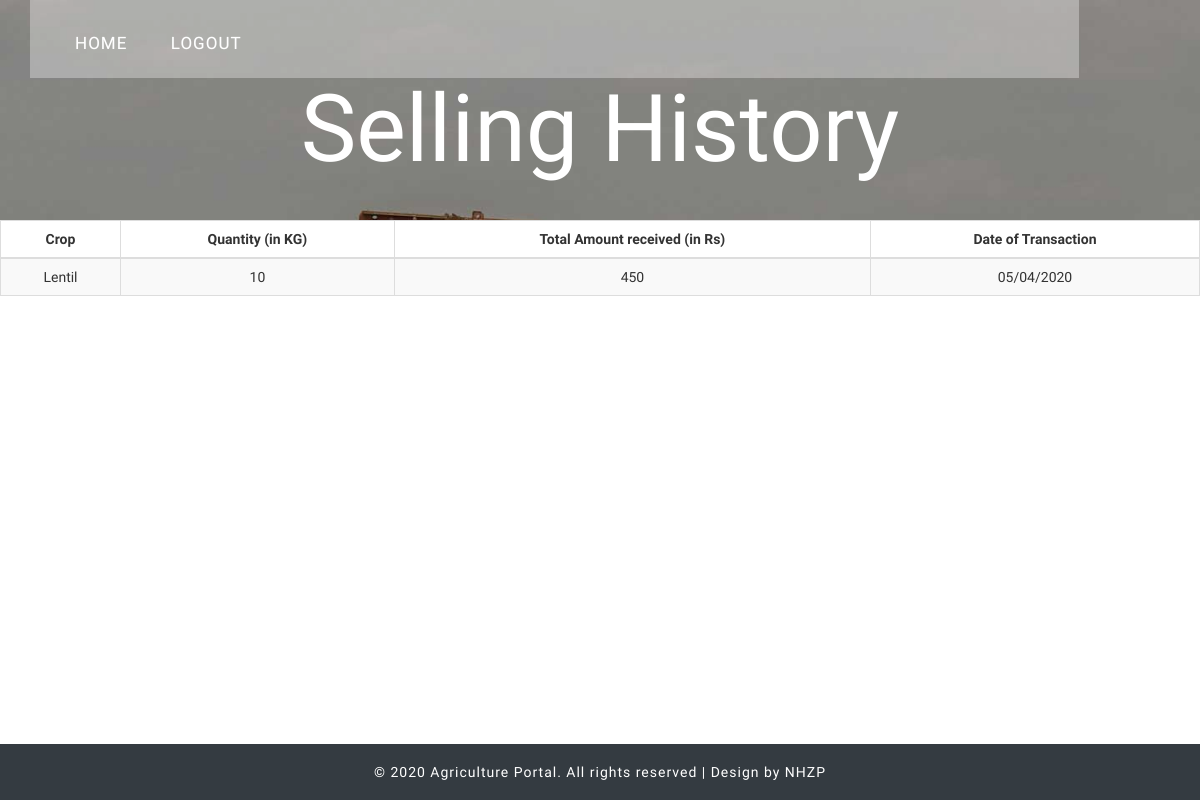
/farmer_history.php (signed in), run on an earlier commit of the app's database.
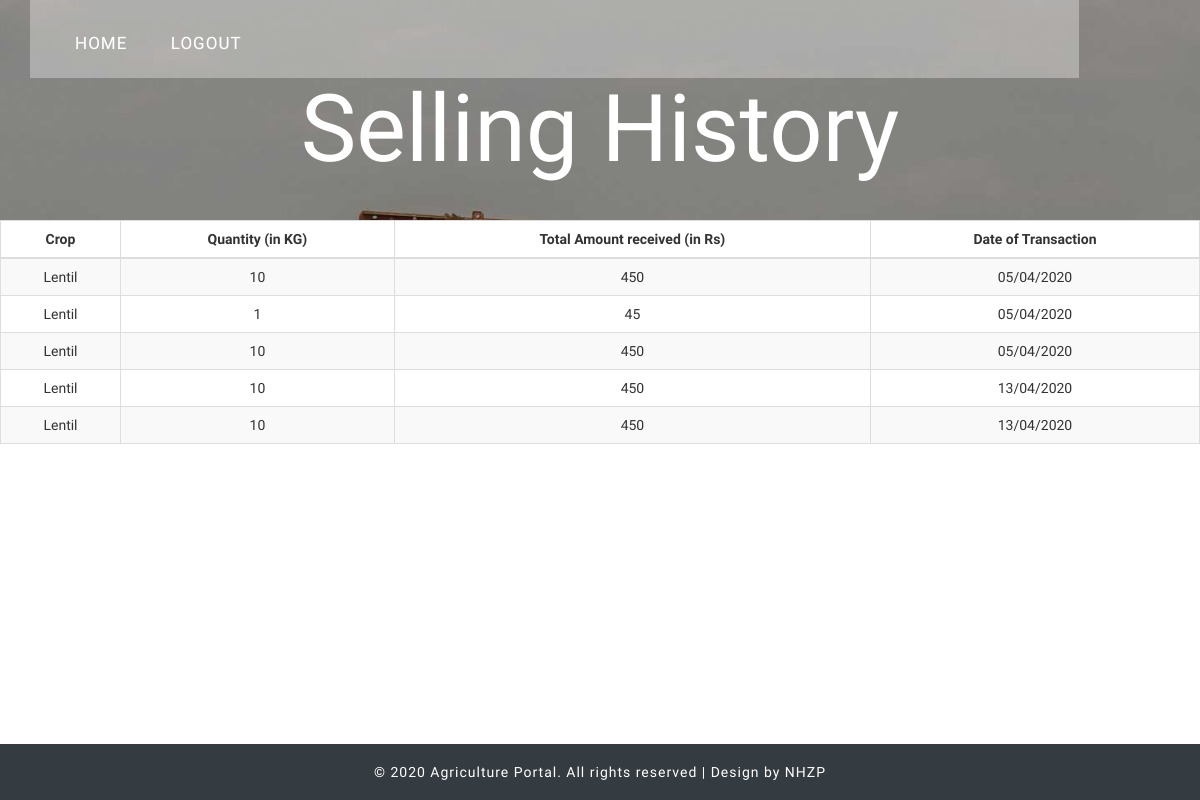
And on a later commit of the database.
### tables this page shows
CREATE TABLE `farmer_history` (
  `History_id` int(11) NOT NULL,
  `farmer_id` int(50) NOT NULL,
  `farmer_crop` varchar(255) NOT NULL,
  `farmer_quantity` int(50) NOT NULL,
  `farmer_price` int(50) NOT NULL,
  `date` varchar(100) NOT NULL
);

### farmer_history.php (the view, shortened to what this page needs)
<?php
$userlogin=$_SESSION['farmer_login_user'];
$servername="localhost";
$username="root";
$password="";
$dbname="agriculture_portal";
$conn =mysqli_connect($servername, $username, $password, $dbname);
$query1="SELECT * FROM farmerlogin WHERE email='".$userlogin."' ";
$result1=mysqli_query($conn,$query1);
$row=mysqli_fetch_array($result1);
$farmer_id=$row['farmer_id'];
$sql = "SELECT farmer_crop, farmer_quantity, farmer_price, `date` FROM farmer_history WHERE farmer_id='".$farmer_id."' ";
$result = mysqli_query($conn, $sql);
?>
<!DOCTYPE html>
<html>
<head>
<link rel="stylesheet" href="css/myprofilecss.css">
<link rel="stylesheet" href="//netdna.bootstrapcdn.com/font-awesome/4.5.0/css/font-awesome.min.css">
<link rel="stylesheet" href="css/build.css">
<link rel="stylesheet" href="css/myprofileupload.css">
<link href="css/bootstrap.css" rel='stylesheet' type='text/css' />
<link rel="stylesheet" href="https://use.fontawesome.com/releases/v5.8.2/css/all.css">
<link href="misc/pnotify.css" rel="stylesheet">
<link href="misc/pnotify.brighttheme.css" rel="stylesheet">
<link href="css/style.css" rel="stylesheet" type="text/css" media="all" />
<link href="css/pnotify.css" rel="stylesheet">
<link href="css/pnotify.brighttheme.css" rel="stylesheet">
</head>
<body>
	<div class="header-banner" style="min-height:220px">
		<div class="container">
			<div class="header-top">
				<div class="top-menu">
					<ul>
					<nav class="cl-effect-13">
						<li><a href="farmer_index.php">Home</a></li>
						<li><a href="php/logout.php">Logout</a></li>
					</nav>
					</ul>
				</div>
				<div class="clearfix"></div>
			</div>
			<div class="banner-info text-center">
				<h1><a href="farmer_history.php">Selling History</a></h1>
			</div>
		</div>
	</div>
<table class="table table-striped table-bordered table-responsive-md btn-table">
<thead>
<tr>
    <th><center>Crop</center></th>
    <th><center>Quantity (in KG)</center></th>
    <th><center>Total Amount received (in Rs)</center></th>
    <th><center>Date of Transaction</center></th>
</tr>
</thead>
<tbody>
<?php
while($row = $result->fetch_assoc()) {
    $cropname=ucfirst($row["farmer_crop"]);
    $cropquantity=$row["farmer_quantity"];
    $cropprice=$row["farmer_price"];
    $currentdate=$row['date'];
echo "<tr>";
    echo "<td><center>$cropname</center></td>";
    echo "<td><center>$cropquantity</center></td>";
    echo "<td><center>$cropprice</center></td>";
    echo "<td><center>$currentdate</center></td>";
echo "</tr>";
}
?>
</tbody>
</table>
	<div class="footer" style="position:absolute;width:100%; bottom:0;">
		<div class="container">
			<div class="copyright text-center">
				<p>&copy; 2020 Agriculture Portal. All rights reserved | Design by NHZP </a></p>
			</div>
		</div>
	</div>
</body>
</html>

### css/style.css (style rules this page uses)
body { padding:0; margin:0; font-family: 'Oswald', sans-serif; background:#FFF; }
body a { transition:0.5s all; -webkit-transition:0.5s all; -moz-transition:0.5s all; -o-transition:0.5s all; -ms-transition:0.5s all; }
h1,h2,h3,h4,h5,h6 { margin:0; }
p { margin:0; }
ul { margin:0; padding:0; }
.header-banner { background:url('../images/banner.jpg') no-repeat; background-size:cover; -webkit-background-size:cover; -o-background-size:cover; -ms-background-size:cover; -moz-background-size:cover; min-height:900px; }
.top-menu { float:left; margin-top:9px; }
nav a { position: relative; display: inline-block; outline: none; color: #fff; text-decoration: none; text-transform: uppercase; letter-spacing: 1px; font-weight: 400; text-shadow: 0 0 1px rgba(255,255,255,0.3); font-size: 1.35em; }
.cl-effect-13 a { -webkit-transition: color 0.3s; -moz-transition: color 0.3s; transition: color 0.3s; }
.cl-effect-13 a::before { position: absolute; top: 50%; left: 50%; color: transparent; content: '.'; text-shadow: 0 0 transparent; font-size: 1.2em; -webkit-transition: text-shadow 0.3s, color 0.3s; -moz-transition: text-shadow 0.3s, color 0.3s; transition: text-shadow 0.3s, color 0.3s; -webkit-transform: translateX(-50%); -moz-transform: translateX(-50%); transform: translateX(-50%); pointer-events: none; }
.top-menu ul li { display:inline-block; }
.top-menu ul li a { color:#fff; text-transform:uppercase; font-weight:400; font-size:17px; text-decoration:none; margin:0 20px; font-family: 'Oswald', sans-serif; }
.header-top { background: rgba(255, 255, 255, 0.32); padding: 2em 30px; float: left; width: 92%; }
.banner-info h1 a { color:#fff; font-family: 'Niconne', cursive; font-size:2.8em; text-decoration:none; }
.banner-info { width:93%; margin:6em auto 0; }
.footer { padding: 3em 0; }
.footer { background: #343b41; padding: 20px 0; }
.copyright p { color: #fff; font-size: 1em; font-weight: 300; letter-spacing: 1px; }
@media screen and (max-width: 1440px) { .header-banner { min-height: 834px; } }
@media screen and (max-width: 1366px) { .banner-info { width: 93%; margin: 5em auto 0; } }
@media screen and (max-width: 1366px) { .header-banner { min-height: 790px; } }
@media screen and (max-width: 1280px) { .banner-info { margin: 4em auto 0; } }
@media screen and (max-width: 1280px) { .header-top { padding: 1.6em 25px; } }
@media screen and (max-width: 1280px) { .banner-info h1 a { font-size: 2.6em; } }
@media screen and (max-width: 1280px) { .header-banner { min-height: 730px; } }
@media screen and (max-width: 1280px) { .footer { padding: 1.3em 0; } }

What changed in the data, as far as the page shows it:
added farmer_history: farmer_crop "Lentil", farmer_quantity "1", farmer_price "45", date "05/04/2020"
added farmer_history: farmer_crop "Lentil", farmer_quantity "10", farmer_price "450", date "05/04/2020"
added farmer_history: farmer_crop "Lentil", farmer_quantity "10", farmer_price "450", date "13/04/2020"
added farmer_history: farmer_crop "Lentil", farmer_quantity "10", farmer_price "450", date "13/04/2020"
